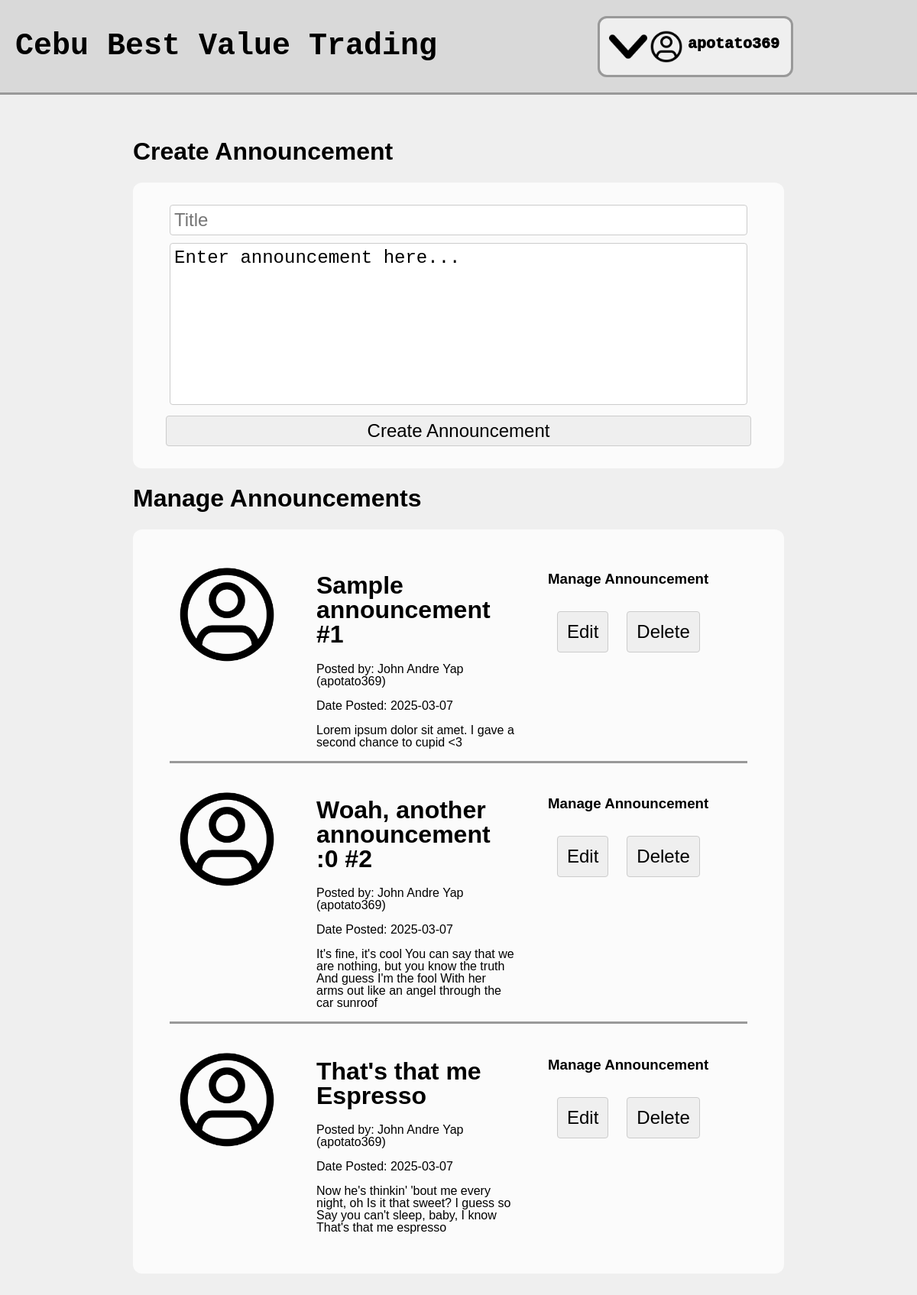
Screenshot of /admin/manage-announcements.php (signed in) with the database file from the repository.
### tables this page shows
CREATE TABLE `announcements` (
  `announcement_id` int(11) NOT NULL,
  `author_id` int(11) NOT NULL,
  `title` varchar(50) NOT NULL,
  `description` varchar(1000) NOT NULL,
  `date_created` date NOT NULL
);

CREATE TABLE `users` (
  `user_id` int(11) NOT NULL,
  `username` varchar(50) NOT NULL,
  `password` varchar(255) NOT NULL,
  `user_type` enum('admin','worker','client') NOT NULL,
  `profile_picture` varchar(200) DEFAULT NULL,
  `first_name` varchar(50) NOT NULL,
  `last_name` varchar(50) NOT NULL,
  `email` varchar(50) NOT NULL,
  `phone_number` varchar(50) NOT NULL,
  `application_status` enum('approved','pending','rejected') NOT NULL DEFAULT 'pending'
);

### admin/manage-announcements.php (the view, shortened to what this page needs)
<!DOCTYPE html>
<html lang="en">
<head>
    <link rel="stylesheet" href="admin.css">
</head>
<body>
    <?php
    include "admin-navbar.php";
    ?>
    <div class="manage-announcements-container">
        <div class="manage-announcements">
            <div class="manage-announcements-title">
                <?php
                if (isset( $_GET["edit"]) && $_GET["edit"] == "true") {
                    ?>
                    <h1>Edit Announcement</h1>
                    <?php
                } else {
                    ?>
                    <h1>Create Announcement</h1>
                    <?php
                }
                ?>
            </div>
            <div class="manage-announcements-form">
                <?php
                if (isset( $_GET["edit"]) && $_GET["edit"] == "true" && isset($_GET["announcement-id"])) {
                    ?>
                    <form action="../includes/edit-announcement.inc.php" method="post">
                    <?php
                } else {
                    ?>
                    <form action="../includes/create-announcement.inc.php" method="post">
                    <?php
                }
                ?>
                    <?php
                    if (isset( $_GET["edit"]) && $_GET["edit"] == "true" && isset($_GET["announcement-id"])) {
                        include "../includes/dbh.inc.php";
                        $announcementId = $_GET["announcement-id"];
                        $sql = "SELECT * FROM announcements WHERE announcement_id=?";
                        $stmt = mysqli_stmt_init($connection);
                        if (!mysqli_stmt_prepare($stmt, $sql)) {
                            echo "Error when preparing SQL statement.";
                        }
                        mysqli_stmt_bind_param($stmt, "i", $announcementId);
                        if (!mysqli_stmt_execute($stmt)) {
                            echo "Error while executing SQL statement";
                        }
                        $results = mysqli_stmt_get_result($stmt);
                        $row = mysqli_fetch_assoc($results);
                        $currentTitle = $row["title"];
                        $currentDescription = $row["description"];
                        ?>
                        <input type="number" value="<?php echo $_GET["announcement-id"]; ?>" name="announcement-id" style="display: none;">
                        <div class="announcement-title-input">
                            <input type="text" placeholder="Title" name="announcement-title" value="<?php echo $currentTitle ?>">
                        </div>
                        <div class="announcement-description-input">
                            <textarea name="announcement-description"><?php echo $currentDescription ?></textarea>
                        </div>
                        <div class="announcement-submit-button">
                            <button type="submit" name="edit-announcement">Edit Announcement</button>
                        </div>
                        <?php
                    } else {
                        ?>
                        <div class="announcement-title-input">
                            <input type="text" placeholder="Title" name="announcement-title">
                        </div>
                        <div class="announcement-description-input">
                            <textarea name="announcement-description">Enter announcement here...</textarea>
                        </div>
                        <div class="announcement-submit-button">
                            <button type="submit" name="edit-announcement">Create Announcement</button>
                        </div>
                        <?php
                    }
                    ?>
                </form>
            </div>
            <div class="manage-announcements-title">
                <h1>Manage Announcements</h1>
            </div>
            <div class="manage-announcements-list">
                <?php
                include "../includes/dbh.inc.php";
                $stmt = mysqli_stmt_init($connection);
                $sql = "SELECT * FROM announcements ORDER BY date_created DESC";
                if (!mysqli_stmt_prepare($stmt, $sql)) {
                    echo "Error when preparing SQL statement.";
                }
                if (!mysqli_stmt_execute($stmt)) {
                    echo "Error while executing SQL statement";
                }
                $results = mysqli_stmt_get_result($stmt);
                while ($row = mysqli_fetch_assoc($results)) {
                    $authorId = $row["author_id"];
                    $title = $row["title"];
                    $description = $row["description"];
                    $date = $row["date_created"];
                    $sql = "SELECT * FROM users WHERE user_id=?";
                    if (!mysqli_stmt_prepare($stmt, $sql)) {
                        echo "Error when preparing SQL statement.";
                    }
                    mysqli_stmt_bind_param($stmt, "i", $authorId);
                    if (!mysqli_stmt_execute($stmt)) {
                        echo "Error while executing SQL statement";
                    }
                    $authorResults = mysqli_stmt_get_result($stmt);
                    $authorRow = mysqli_fetch_assoc($authorResults);
                    $authorProfilePicture = $authorRow["profile_picture"];
                    $authorUsername = $authorRow["username"];
                    $authorFirstName = $authorRow["first_name"];
                    $authorLastName = $authorRow["last_name"];
                    if (empty($authorProfilePicture)) {
                        $authorProfilePicture = "../assets/default_pfp.png";
                    }
                    ?>
                    <div class="announcement">
                        <div class="announcement-profile-picture">
                            <img src="<?php echo $authorProfilePicture ?>" alt="">
                        </div>
                        <div class="announcement-details">
                            <h1><?php echo $title ?></h1>
                            <p>Posted by: <?php echo $authorFirstName." ".$authorLastName." (".$authorUsername.")" ?></p>
                            <p>Date Posted: <?php echo $date ?></p>
                            <p><?php echo $description ?></p>
                        </div>
                        <div class="announcement-single-interface">
                            <div class="announcement-interface-title">
                                <h3>Manage Announcement</h3>
                            </div>
                            <div class="announcement-interface-buttons">
                                <form action="manage-announcements.php" method="get">
                                    <button type="submit">Edit</button>
                                </form>
                                <form action="../includes/delete-announcement.inc.php" method="post">
                                    <button type="submit" name="delete-announcement">Delete</button>
                                </form>
                            </div>
                        </div>
                    </div>
                    <?php
                }
                ?>
            </div>
        </div>
    </div>
</body>
</html>

### admin/admin.css (style rules this page uses)
body { font-family: Tahoma, Geneva, Verdana, sans-serif; margin: 0; padding: 0; background-color: #efefef; }
.manage-announcements { margin: 7vh auto; }
.manage-announcements-title { width: 65vw; margin: auto; margin-left: 14.5vw; }
.manage-announcements-form { display: flex; flex-direction: column; align-items: center; margin: auto; width: 65vw; padding: 3vh 3vw; border-radius: 12px; background-color: rgb(255, 255, 255, 0.75); }
.manage-announcements-form div { margin: auto; }
.manage-announcements-form input { padding: 5px; margin: 5px; font-size: 1.5rem; width: 62vw; border: 1px solid #ccc; border-radius: 4px; }
.manage-announcements-form textarea { padding: 5px; margin: 5px; font-size: 1.5rem; width: 62vw; height: 25vh; border: 1px solid #ccc; resize: none; border-radius: 4px; }
.manage-announcements-form button { padding: 5px; margin: 5px auto; width: 100%; font-size: 1.5rem; border: 1px solid #ccc; border-radius: 4px; }
.manage-announcements-list { display: flex; flex-direction: column; margin: auto; width: 65vw; padding: 3vh 3vw; border-radius: 12px; background-color: rgb(255, 255, 255, 0.75); }
.announcement { display: flex; flex-direction: row; column-gap: 30px; border-bottom: #999999 3px solid; margin: 12px; }
.announcement:last-child { border-bottom: none; }
.announcement-profile-picture img { width: 150px; height: 150px; border-radius: 50%; margin: auto; }
.announcement-details { line-height: 1; width: 50%; margin: 0px 12px; }
.announcement-single-interface { display: flex; flex-direction: column; width: 50%; }
.announcement-interface-buttons { display: flex; flex-direction: row; }
.announcement-interface-buttons button { padding: 12px; margin: 12px; font-size: 1.5rem; border: 1px solid #ccc; border-radius: 4px; }

### rows the page displays
announcements: title "Sample announcement #1", author.first_name "John Andre", author.last_name "Yap", author.username "apotato369", date_created "2025-03-07", description "Lorem ipsum dolor sit amet. I gave a second chance to cupid <3"
announcements: title "Woah, another announcement :0 #2", author.first_name "John Andre", author.last_name "Yap", author.username "apotato369", date_created "2025-03-07", description "It's fine, it's cool You can say that we are nothing, but you know the truth And guess I'm the fool With her arms out like an angel through the car sunroof"
announcements: title "That's that me Espresso", author.first_name "John Andre", author.last_name "Yap", author.username "apotato369", date_created "2025-03-07", description "Now he's thinkin' 'bout me every night, oh Is it that sweet? I guess so Say you can't sleep, baby, I know That's that me espresso"

### other values shown
$_SESSION["username"] "apotato369"
